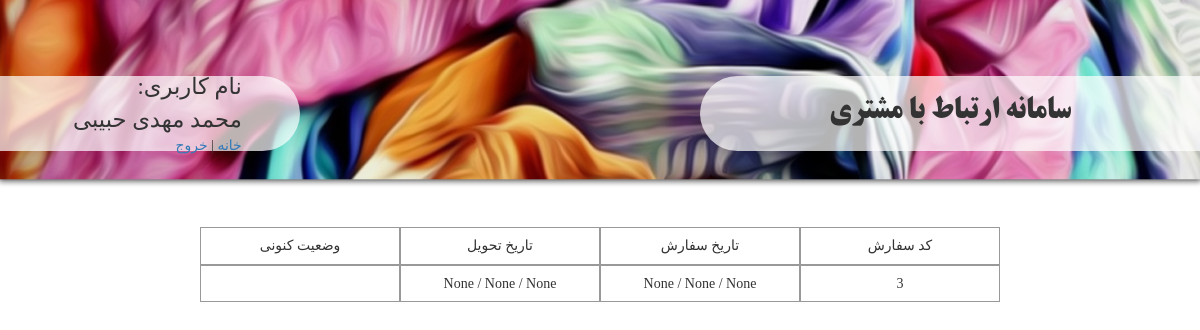
The page /user/show_reserves/ (signed in) on the database as committed earlier.
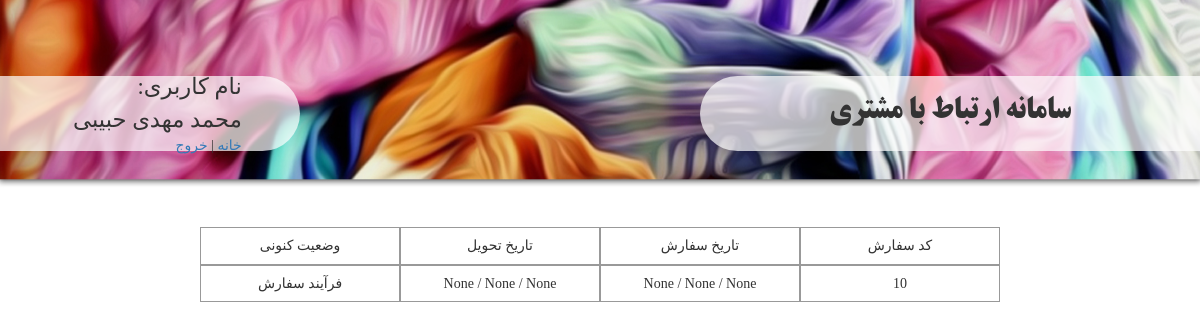
The same page on the database as committed later.
### UserManager/models.py (models this page shows, shortened)
class Customer(models.Model):
    user = models.OneToOneField(User, )
    username = models.CharField(max_length=100, verbose_name='نام کاربری')
    name = models.CharField(max_length=100, null=True, blank=True, verbose_name='نام')
    phoneNumber = models.CharField(max_length=50, verbose_name='شماره تلفن همراه', blank=True, null=True)
    email = models.EmailField(verbose_name='ایمیل',)
    moaref = models.CharField(max_length=200, verbose_name='نام معرف', blank=True, null=True)
    workPhoneNumber = models.CharField(max_length=50, verbose_name='تلفن محل کار', blank=True, null=True)
    address = models.TextField(verbose_name='آدرس', null=True, blank=True)
    companyName = models.CharField(verbose_name='نام شرکت', max_length=100, blank=True, null=True)
    class Meta:
        verbose_name = 'مشتری'
        verbose_name_plural = 'مشتری'

### ReserveForm/models.py (models this page shows, shortened)
class ReserveForm(models.Model):
    customer = models.ForeignKey(Customer, verbose_name='مشتری', )
    tarh = models.ImageField(upload_to='tarh/', verbose_name='طرح', blank=True, null=True)
    serviceTarh = models.ManyToManyField('ServiceTarh', verbose_name='خدمات طرح', blank=True)
    hasParche = models.BooleanField(verbose_name='پارچه دارد', default=False)
    parche = models.ForeignKey('Parche',verbose_name='پارچه', blank=True, null=True)
    parcheWidth = models.IntegerField(verbose_name='عرض پارچه', blank=True, null=True)
    parcheHeight = models.IntegerField(verbose_name='طول پارچه', blank=True, null=True)
    number = models.IntegerField(verbose_name='تعداد', blank=True, null=True)
    typeChap = models.ForeignKey('Chap', verbose_name='چاپ', blank=True, null=True)
    dookht = models.ForeignKey('Dookht', verbose_name='دوخت', blank=True, null=True,)
    hasLabel = models.BooleanField(verbose_name='لیبل دارد', default=False)
    otherServices = models.ManyToManyField('OtherServices', verbose_name='سایر خدمات', blank=True)
    reserveDay = models.IntegerField(choices=dayChoice, verbose_name='روز', blank=True, null=True)
    reserveMonth = models.IntegerField(choices=monthChoice, verbose_name='ماه', blank=True, null=True)
    reserveYear = models.IntegerField(choices=yearChoice, verbose_name='سال', blank=True, null=True)
    deliveryDay = models.IntegerField(choices=dayChoice, verbose_name='روز', blank=True, null=True)
    deliveryMonth = models.IntegerField(choices=monthChoice, verbose_name='ماه', blank=True, null=True)
    deliveryYear = models.IntegerField(choices=yearChoice, verbose_name='سال', blank=True, null=True)
    description = models.TextField(verbose_name='توضیح', blank=True, null=True)
    process = models.ForeignKey('Process', verbose_name='فرایند', blank=True, null=True, default=2)
    class Meta:
        verbose_name = "سفارش"
        verbose_name_plural = "سفارش"

class Process(models.Model):
    name = models.CharField(max_length=100, verbose_name='نام',)
    class Meta:
        verbose_name = 'فرایند'
        verbose_name_plural = 'فرایند'

### UserManager/views.py (the view)
# urls.py: url(r'show_reserves/', view=views.show_reserves, name='ShowReserves'),
@login_required(login_url='/user/login/')
def show_reserves(request):
    customer = Customer.objects.get(user=request.user)
    forms = ReserveForm.objects.filter(customer=customer)
    context = {'forms':forms, 'customer':customer}
    return render(request, 'showReserves.html', context=context)

### ReserveForm/templatetags/toPersian.py (called while the page is built, shortened)
@register.filter
def IntegerToPersian(number):
    if number is None:
        return None

### templates/showReserves.html
{% extends 'customerBase.html' %}
{% load static %}
{% load toPersian %}
{% block load_style_file %}
    <link href="{% static 'css/showReserves.css' %}" rel="stylesheet" type="text/css">
{% endblock %}
{% block content %}
    <div id="main-content-wrapper" class="container-fluid">
        <div class="row">
            <div id="table-wrapper" class="col-md-8 col-md-offset-2 container-fluid">
                <div class="row">
                    <div class="col-md-3 center-horizontally cell">
                        <h5 class="text-wrapper">وضعیت کنونی</h5>
                    </div>
                    <div class="col-md-3 center-horizontally cell">
                        <h5 class="text-wrapper">تاریخ تحویل</h5>
                    </div>
                    <div class="col-md-3 center-horizontally cell">
                        <h5 class="text-wrapper">تاریخ سفارش</h5>
                    </div>
                    <div class="col-md-3 center-horizontally cell">
                        <h5 class="text-wrapper">کد سفارش</h5>
                    </div>
                </div>
                {% for form in forms %}
                    <div class="row">
                        <div class="col-md-3 center-horizontally cell">
                            <h5 class="text-wrapper">{{ form.process.name }}</h5>
                        </div>
                        <div class="col-md-3 center-horizontally cell">
                            <h5 class="text-wrapper">
                                <span>{{ form.deliveryYear|IntegerToPersian }} /</span>
                                <span>{{ form.deliveryMonth|IntegerToPersian }} /</span>
                                <span>{{ form.deliveryDay|IntegerToPersian }}</span>
                            </h5>
                        </div>
                        <div class="col-md-3 center-horizontally cell">
                            <h5 class="text-wrapper">
                                <span>{{ form.reserveYear|IntegerToPersian }} /</span>
                                <span>{{ form.reserveMonth|IntegerToPersian }} /</span>
                                <span>{{ form.reserveDay|IntegerToPersian }}</span>
                            </h5>
                        </div>
                        <div class="col-md-3 center-horizontally cell">
                            <h5 class="text-wrapper">{{ form.id }}</h5>
                        </div>
                    </div>
                {% endfor %}
            </div>
        </div>
    </div>
{% endblock %}

### templates/customerBase.html (shortened to what this page needs)
<!DOCTYPE html>
{% load static %}
<html lang="en">
<head>
    <link href="{% static 'bootstrap-3.3.7-dist/css/bootstrap.min.css' %}" rel="stylesheet" type="text/css">
    <link href="{% static 'css/customer_base.css' %}" type="text/css" rel="stylesheet">
    {% block load_style_file %}
    {% endblock %}
</head>
<body>
{% block header_page %}
    <div id="header-wrapper" class="container-fluid">
        <div class="row">
            <div id="user-property-wrapper" class="col-sm-4 col-xs-5 col-md-3">
                <div id="container-property" class="center-vertically">
                    <div id="username-wrapper">
                        <div id="username-label-wrapper">نام کاربری:</div>
                        <div id="username-value-wrapper">{{ customer.name }}</div>
                    </div>
                    <div id="links-wrapper">
                        <div id="home-link"><a href="{% url 'HomepageCustomer' %}">خانه</a> |</div>
                        <div id="exit-link"><a href="{% url 'Exit' %}">خروج</a></div>
                    </div>
                </div>
            </div>
            <div id="page-title-wrapper" class="col-xs-8 col-xs-offset-4 col-md-5 col-md-offset-4">سامانه ارتباط با مشتری</div>
        </div>
    </div>
{% endblock %}
{% block content %}
{% endblock %}
</body>
</html>

### static/css/customer_base.css (style rules this page uses)
.center-vertically { position: relative; top: 50%; -webkit-transform: translateY(-50%); -moz-transform: translateY(-50%); -ms-transform: translateY(-50%); -o-transform: translateY(-50%); transform: translateY(-50%); }
.center-horizontally { text-align: center; }
#header-wrapper { background-image: url("/static/img/header.jpg"); height: 5cm; background-size:100% 100% ; background-repeat: no-repeat; font-family: "adobe arabic"; }
body { font-family: "adobe arabic"; }
#header-wrapper .row { margin-top: 2cm; }
#user-property-wrapper { background-color: rgba(255, 255, 255, 0.7); height: 2cm; border-bottom-right-radius: 1cm; border-top-right-radius: 1cm; min-width: 4cm; }
#page-title-wrapper { background-color: rgba(255, 255, 255, 0.7); height: 2cm; border-bottom-left-radius: 1cm; border-top-left-radius: 1cm; font-size: 0.8cm; text-align: center; padding-top: 0.4cm; font-family: "B titr"; }
#user-property-wrapper #container-property { display: inline-block; width: 6cm; float: left; }
#username-wrapper { direction: rtl; font-size: 0.6cm; }
#user-property-wrapper #username-label-wrapper { direction: rtl; display: inline-block; }
#user-property-wrapper #username-value-wrapper { display: inline-block; }
#links-wrapper { direction: rtl; }
#links-wrapper #exit-link { display: inline-block; }
#links-wrapper #home-link { display: inline-block; }

### static/css/showReserves.css (style rules this page uses)
#main-content-wrapper { padding-top: 1cm; }
.cell { border: solid 1px #999999; min-height: 1cm; }

Rows that differ between the two databases and show on the page:
removed ReserveForm: deliveryYear|IntegerToPersian "None", deliveryMonth|IntegerToPersian "None", deliveryDay|IntegerToPersian "None", reserveYear|IntegerToPersian "None", reserveMonth|IntegerToPersian "None", reserveDay|IntegerToPersian "None", id "3"
added ReserveForm: process.name "فرآیند سفارش", deliveryYear|IntegerToPersian "None", deliveryMonth|IntegerToPersian "None", deliveryDay|IntegerToPersian "None", reserveYear|IntegerToPersian "None", reserveMonth|IntegerToPersian "None", reserveDay|IntegerToPersian "None", id "10"
